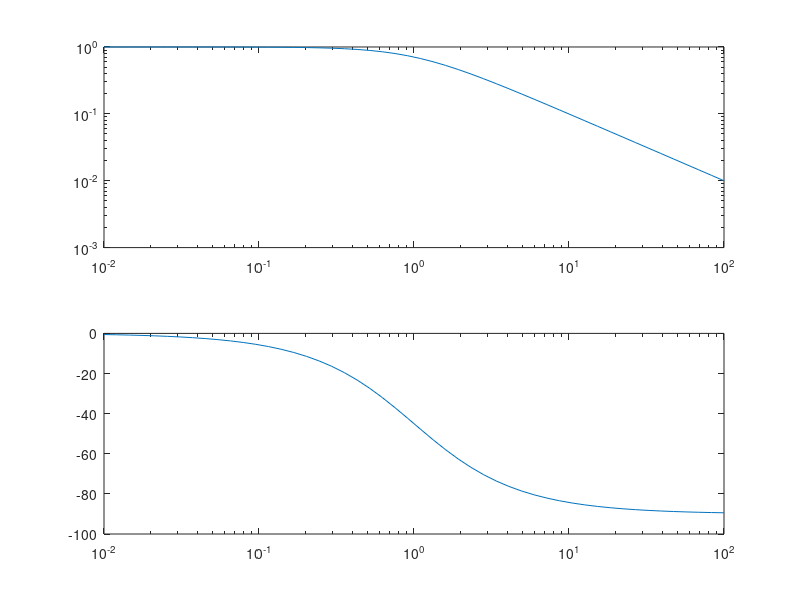

MATLAB code to generate this figure:
% 第3章 动态响应

%% 例3.5
% 伯德图
k = 1;
numH = 1;
denH = [1, k];
% 传递函数模型
sysH = tf(numH, denH);
% 频率
w = logspace(-2, 2);
% 计算频率响应
[mag, phase] = bode(sysH, w);
% 作图
subplot(2, 1, 1);
loglog(w, squeeze(mag));
subplot(2, 1, 2);
semilogx(w, squeeze(phase));

%% 例3.9
num = conv([1,2], [1,4]);
den = conv([1,1,0], [1,3]);
[r, p, k] = residue(num, den);